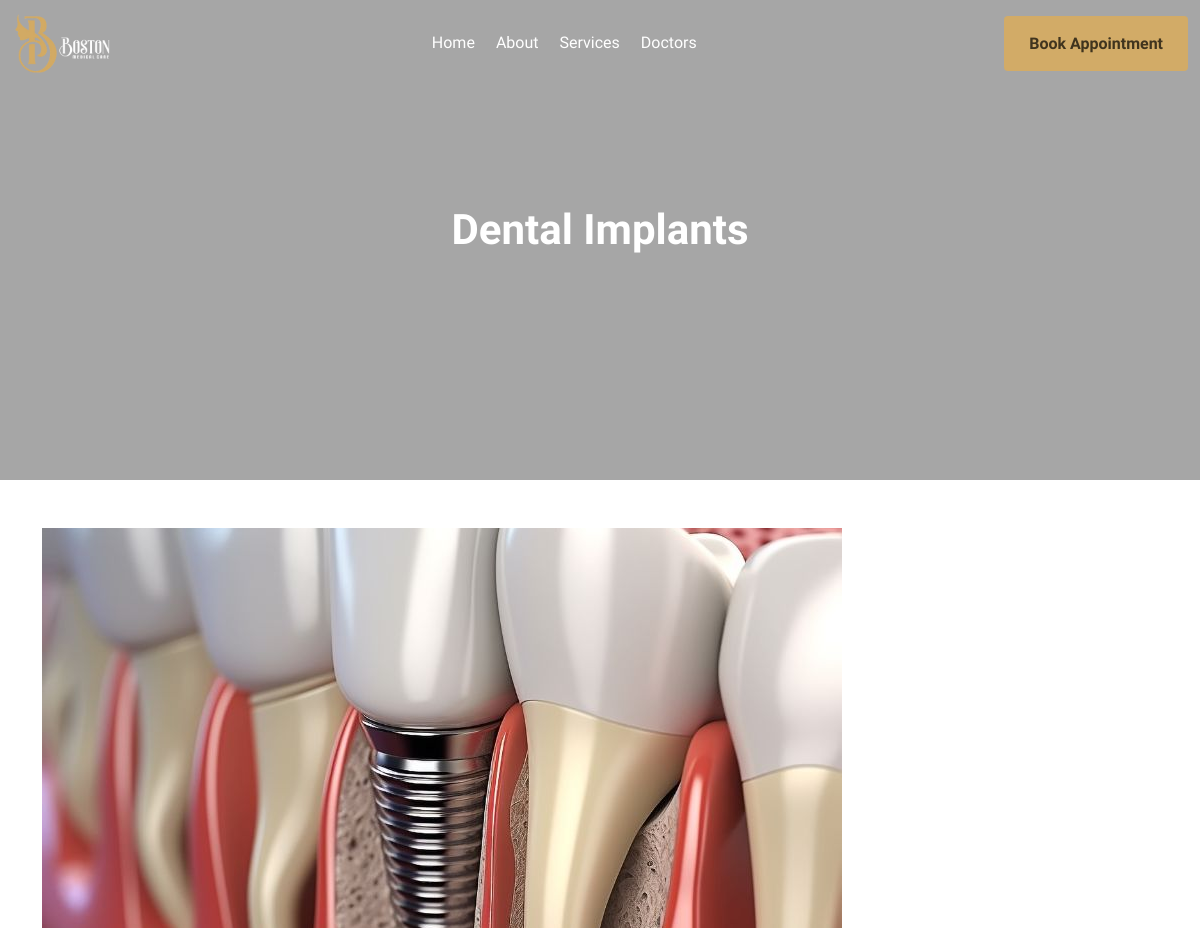
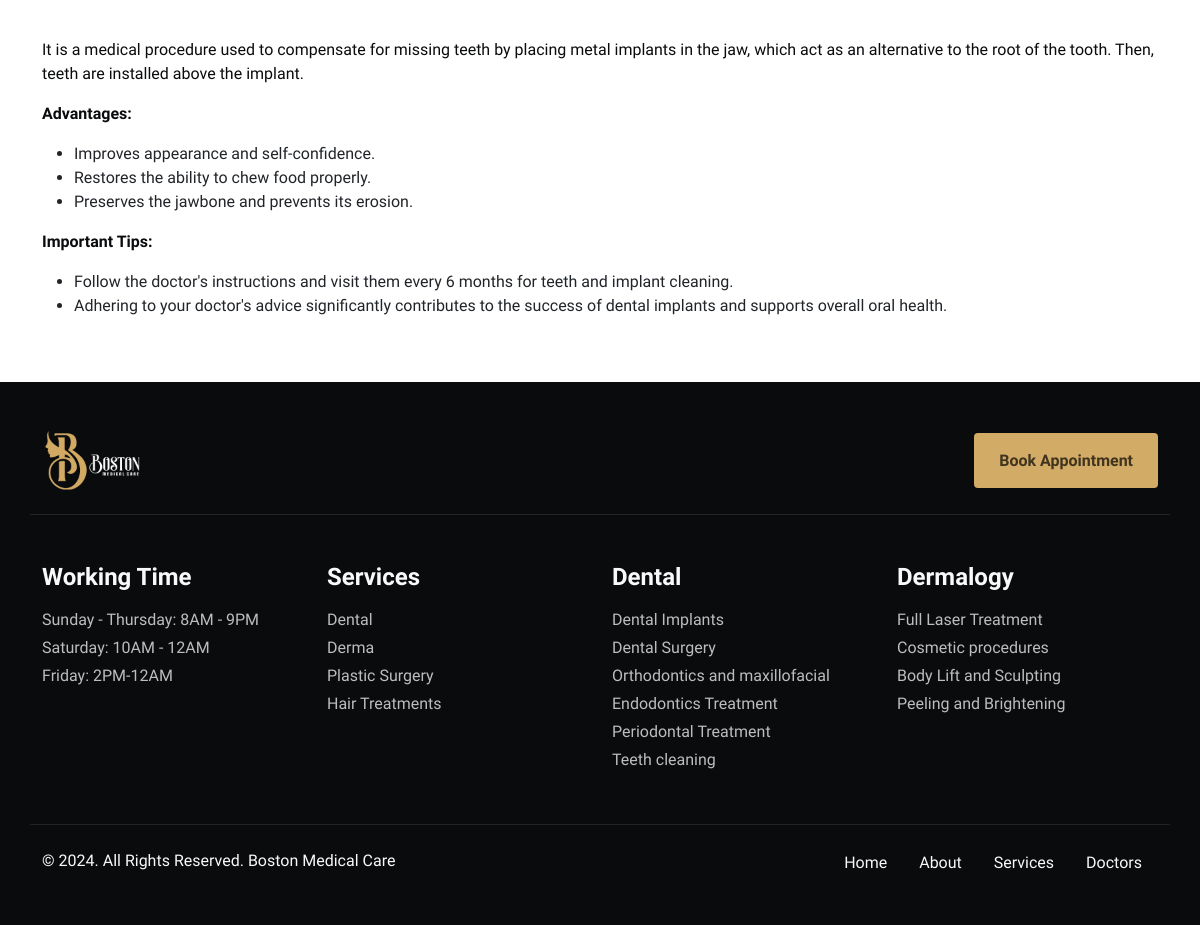
The app's page /service/sub/1 with its own data (2 pictures, top to bottom).
### tables this page shows
CREATE TABLE `sub_services` (
  `id` int(11) NOT NULL,
  `service_type` int(11) NOT NULL,
  `image_path` varchar(255) NOT NULL,
  `sub_service_name` varchar(255) NOT NULL,
  `description` text DEFAULT NULL,
  `created_at` timestamp NOT NULL DEFAULT current_timestamp(),
  `updated_at` timestamp NOT NULL DEFAULT current_timestamp() ON UPDATE current_timestamp(),
  `sub_service_name_ar` varchar(255) DEFAULT NULL,
  `description_ar` text DEFAULT NULL
);

CREATE TABLE `main_services` (
  `id` int(11) NOT NULL,
  `service_name` varchar(255) NOT NULL,
  `description` text DEFAULT NULL,
  `image_path` varchar(255) DEFAULT NULL,
  `created_at` timestamp NOT NULL DEFAULT current_timestamp(),
  `updated_at` timestamp NOT NULL DEFAULT current_timestamp() ON UPDATE current_timestamp(),
  `service_name_ar` varchar(255) DEFAULT NULL,
  `description_ar` text DEFAULT NULL
);

### application/controllers/Service.php (called while the page is built, shortened)
<?php
class Service extends CI_Controller {
    public function __construct() {
        $this->load->helper('url');
        $this->load->model('main_services_model');
        $this->load->library('session');
    }
    public function sub($id) {
        $this->load->model('Service_model');
        $sub_service = $this->Service_model->get_sub_service($id);
        $main_service = $this->main_services_model->get_all_main_services();
        $data['sub_service'] = $sub_service;
        $data['main_services'] = $main_service;
        $this->load->view('pages/sub_service_details', $data);
    }
}

### index.php (called while the page is built, shortened)
<?php
require_once BASEPATH.'core/CodeIgniter.php';

### application/models/Service_model.php (called while the page is built, shortened)
<?php
class Service_model extends CI_Model
{
    public function get_sub_service($id)
    {
        $this->db->where('id', $id);
        $query = $this->db->get('sub_services');
        return $query->row_array();
    }
}

### application/models/Main_services_model.php (called while the page is built, shortened)
<?php
class Main_services_model extends CI_Model {
    public function get_all_main_services() {
        $query = $this->db->get('main_services');
        return $query->result_array();
    }
}

### application/views/pages/sub_service_details.php (the view, shortened to what this page needs)
<!DOCTYPE html>
<html>
    <head>
        <link href="https://cdn.jsdelivr.net/npm/bootstrap@5.3.0-alpha1/dist/css/bootstrap.min.css" rel="stylesheet">
        <link rel="stylesheet" href="https://cdnjs.cloudflare.com/ajax/libs/font-awesome/6.5.0/css/all.min.css">
        <link rel="stylesheet" href="<?php echo base_url('assets/css/nav.css'); ?>">
        <link rel="stylesheet" href="<?php echo base_url('assets/css/general.css'); ?>">
        <link rel="stylesheet" href="<?php echo base_url('assets/css/sub-services.css'); ?>">
    </head>
    <body>
        <?php $this->load->view('pages/partial/nav'); ?>
        <div class="main-banner text-center">
            <h1 class="heading-text"><?= $sub_service['sub_service_name']; ?></h1>
        </div>
        <div class="container my-5">
            <div class="row mt-4">
                <div class="col-md-12">
                    <div>
                    <img src="<?= base_url($sub_service['image_path']); ?>" class="img-fluid mb-4 sub-service-image" alt="Service Image">
                    </div>
                    <p><?= $sub_service['description']; ?></p>
                </div>
            </div>
        </div>
        <?php $this->load->view('pages/partial/footer'); ?>
    </body>
</html>

### application/views/pages/partial/footer.php
<footer class="py-4 py-md-5" style="background-color:#0a0b0d">
  <div>
    <div class="container border-bottom border-dark pb-4">
      <div class="row gy-3 align-items-sm-center">
        <div class="col-12 col-sm-6">
          <div class="footer-logo-wrapper text-start">
            <a href="#!">
              <img src="<?php echo base_url('assets/images/logo.png'); ?>" alt="Footer Logo" height="60">
            </a>
          </div>
        </div>
        <div class="col-12 col-sm-6">
          <div class="booking-appointment-footer-wrapper">
            <ul class="m-0 list-unstyled d-flex justify-content-sm-end gap-2">
              <li>
                <button class="book-appointment-desktop-btn">Book Appointment</button>
              </li>
            </ul>
          </div>
        </div>
      </div>
    </div>
  </div>
  <section class="py-4 py-md-5 py-xl-7 py-xxl-10">
    <div class="container">
      <div class="row gy-4 gy-md-0">
        <div class="col-6 col-md-3">
          <div class="link-wrapper">
            <h4 class="mb-3 fw-bold fs-7 text-light">Working Time</h4>
            <ul class="m-0 list-unstyled">
              <li class="mb-1">
                <p class="link-opacity-75 link-opacity-100-hover text-decoration-none fs-8 link-light mb-0">
                  Sunday - Thursday: 8AM - 9PM
                </p>
              </li>
              <li class="mb-1">
                <p class="link-opacity-75 link-opacity-100-hover text-decoration-none fs-8 link-light mb-0">
                  Saturday: 10AM - 12AM
                </p>
              </li>
              <li class="mb-1">
                <p class="link-opacity-75 link-opacity-100-hover text-decoration-none fs-8 link-light mb-0">
                  Friday: 2PM-12AM
                </p>
              </li>
            </ul>
          </div>
        </div>
        <div class="col-6 col-md-3">
          <div class="link-wrapper">
            <h4 class="mb-3 fw-bold fs-7 text-light">Services</h4>
            <ul class="m-0 list-unstyled">
              <?php foreach ($main_services as $main_service): ?>
                <li class="mb-1">
                  <a href="<?= base_url('services/type/' . $main_service['id']); ?>"
                    class="link-opacity-75 link-opacity-100-hover text-decoration-none fs-8 link-light mb-0">
                    <?= $main_service['service_name']; ?>
                  </a>
                </li>
              <?php endforeach; ?>
            </ul>
          </div>
        </div>
        <div class="col-6 col-md-3">
          <div class="link-wrapper">
            <h4 class="mb-3 fw-bold fs-7 text-light">Dental</h4>
            <ul class="m-0 list-unstyled">
              <li class="mb-1">
                <a href="<?= base_url('service/sub/1'); ?>" class="link-opacity-75 link-opacity-100-hover text-decoration-none fs-8 link-light mb-0">
                  Dental Implants
                </a>
              </li>
              <li class="mb-1">
                <a href="<?= base_url('service/sub/2'); ?>" class="link-opacity-75 link-opacity-100-hover text-decoration-none fs-8 link-light mb-0">
                  Dental Surgery
                </a>
              </li>
              <li class="mb-1">
                <a href="<?= base_url('service/sub/3'); ?>" class="link-opacity-75 link-opacity-100-hover text-decoration-none fs-8 link-light mb-0">
                  Orthodontics and maxillofacial
                </a>
              </li>
              <li class="mb-1">
                <a href="<?= base_url('service/sub/4'); ?>" class="link-opacity-75 link-opacity-100-hover text-decoration-none fs-8 link-light mb-0">
                  Endodontics Treatment
                </a>
              </li>
              <li class="mb-1">
                <a href="<?= base_url('service/sub/5'); ?>" class="link-opacity-75 link-opacity-100-hover text-decoration-none fs-8 link-light mb-0">
                  Periodontal Treatment
                </a>
              </li>
              <li class="mb-1">
                <a href="<?= base_url('service/sub/10'); ?>" class="link-opacity-75 link-opacity-100-hover text-decoration-none fs-8 link-light mb-0">
                  Teeth cleaning
                </a>
              </li>
            </ul>
          </div>
        </div>
        <div class="col-6 col-md-3">
          <div class="link-wrapper">
            <h4 class="mb-3 fw-bold fs-7 text-light">Dermalogy</h4>
            <ul class="m-0 list-unstyled">
              <li class="mb-1">
                <a href="#" class="link-opacity-75 link-opacity-100-hover text-decoration-none fs-8 link-light mb-0">
                  Full Laser Treatment
                </a>
              </li>
              <li class="mb-1">
                <a href="#" class="link-opacity-75 link-opacity-100-hover text-decoration-none fs-8 link-light mb-0">
                  Cosmetic procedures
                </a>
              </li>
              <li class="mb-1">
                <a href="#" class="link-opacity-75 link-opacity-100-hover text-decoration-none fs-8 link-light mb-0">
                  Body Lift and Sculpting
                </a>
              </li>
              <li class="mb-1">
                <a href="#" class="link-opacity-75 link-opacity-100-hover text-decoration-none fs-8 link-light mb-0">
                  Peeling and Brightening
                </a>
              </li>
            </ul>
          </div>
        </div>
      </div>
    </div>
  </section>
  <div>
    <div class="container border-top border-dark pt-4">
      <div class="row gy-3 align-items-lg-center">
        <div class="col-12 col-lg-6 order-1 order-lg-0">
          <div class="copyright-wrapper d-block mb-1 fs-7 text-light text-start">
            &copy; 2024. All Rights Reserved. Boston Medical Care
          </div>
        </div>
        <div class="col-12 col-lg-6">
          <div class="link-wrapper">
            <ul class="m-0 list-unstyled d-flex justify-content-centerX justify-content-lg-end gap-2 gap-md-3">
              <li>
                <a href="#!"
                  class="link-underline-opacity-0 link-opacity-75-hover link-offset-1 link-light fs-8 d-flex align-items-center pe-2 pe-md-3 bsb-sep bsb-sep-border">
                  Home
                </a>
              </li>
              <li>
                <a href="#!"
                  class="link-underline-opacity-0 link-opacity-75-hover link-offset-1 link-light fs-8 d-flex align-items-center pe-2 pe-md-3 bsb-sep bsb-sep-border">
                  About
                </a>
              </li>
              <li>
                <a href="#!"
                  class="link-underline-opacity-0 link-opacity-75-hover link-offset-1 link-light fs-8 d-flex align-items-center pe-2 pe-md-3 bsb-sep bsb-sep-border">
                  Services
                </a>
              </li>
              <li>
                <a href="#!"
                  class="link-underline-opacity-0 link-opacity-75-hover link-offset-1 link-light fs-8 d-flex align-items-center pe-2 pe-md-3 bsb-sep bsb-sep-border">
                  Doctors
                </a>
              </li>
            </ul>
          </div>
        </div>
      </div>
    </div>
  </div>
</footer>

### assets/css/nav.css (style rules this page uses)
.book-appointment-desktop-btn { background-color: #d2ab67; color: #40341e; border-radius: 4px; border: none; font-weight: 700; font-size: 16px; line-height: 25px; margin-left: 16px; min-width: 100px; padding: 15px 25px; text-decoration: none; }

### assets/css/general.css (style rules this page uses)
body { font-family: "Gabarito", sans-serif; height: 200vh; }
h1, h2, h3 { font-family: "Gabarito", sans-serif; font-weight: 700; }
p { font-family: "Gabarito", sans-serif; font-weight: 400; color: #0a0b0d; }

### assets/css/sub-services.css (style rules this page uses)
.main-banner { background-color: #a6a6a6; display: flex; flex-direction: column; justify-content: center; align-items: center; height: 60vh; }
.heading-text { font-size: 42px; font-weight: bold; margin-bottom: 20px; color: #ffffff; }
.sub-service-image { width: 800px; height: 400px; object-fit: cover; }

### records on screen
sub_services: sub_service_name "Dental Implants", image_path (picture), description "It is a medical procedure used to compensate for missing teeth by placing metal implants in the jaw, which act as an alternative to the root of the tooth. Then, teeth are installed above the implant. Advantages: Improves appearance and self-confidence. Restores the ability to chew food properly. Preserves the jawbone and prevents its erosion. Important Tips: Follow the doctor's instructions and visit them every 6 months for teeth and implant cleaning. Adhering to your doctor's advice significantly contributes to the success of dental implants and supports overall oral health."
main_services: service_name "Dental"
main_services: service_name "Derma"
main_services: service_name "Plastic Surgery"
main_services: service_name "Hair Treatments"
